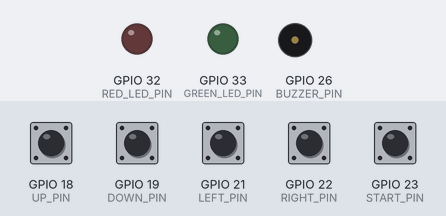
Bench run of a sketch on a simulated ESP32. On the bench: output pins drawn as LEDs (lit = HIGH), buzzer (waves = sounding). Inputs (shaded band) come from the test bench; at power-on: GPIO 18 (UP_PIN), GPIO 19 (DOWN_PIN), GPIO 21 (LEFT_PIN), GPIO 22 (RIGHT_PIN), GPIO 23 (START_PIN) HIGH. WiFi joins after 1.5 s; servers stay silent unless stated; uploads are accepted with an empty reply; what the sketch prints to the serial monitor is not drawn.

Above: at 3.2 s.
3.3 s: GPIO 18 (UP_PIN) pulled LOW for 1 s
At 5.4 s:
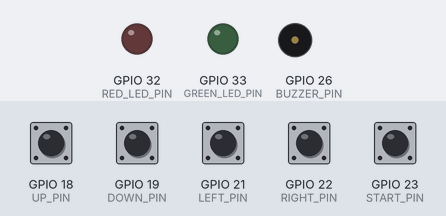
5.8 s: GPIO 23 (START_PIN) pulled LOW for 0.5 s
At 6.8 s:
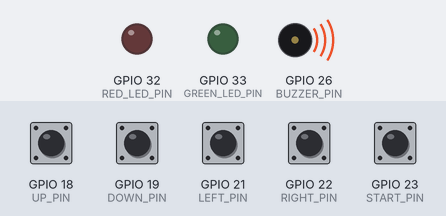
Timing chart, 0 to 8.8 s (numbered marks = the images above; inputs shaded):
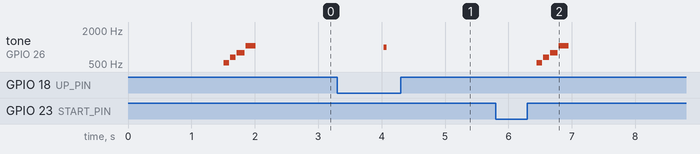

Measured:
- after the input at 3.3 s, tone on GPIO 26 (BUZZER_PIN): silent → 1000 Hz after 0.74 s, → silent 0.04 s later
- after the input at 5.8 s, tone on GPIO 26 (BUZZER_PIN): plays 523 Hz for 0.09 s, 659 Hz for 0.09 s, 784 Hz for 0.12 s, 1047 Hz for 0.16 s, starting after 0.65 s

The sketch:

esp32_snake.ino
```cpp
#include <WiFi.h>
#include <HTTPClient.h>

// Change these values to your Wi-Fi / hotspot details.
const char* WIFI_SSID = "CHENLESS";
const char* WIFI_PASSWORD = "tatlong8";
// Replace with your laptop's current IPv4 address.
const char* SERVER_BASE = "http://10.62.202.26:5000";

const int UP_PIN=18, DOWN_PIN=19, LEFT_PIN=21, RIGHT_PIN=22;
const int START_PIN=23, BUZZER_PIN=26, RED_LED_PIN=32, GREEN_LED_PIN=33;
const unsigned long DEBOUNCE_MS = 10;
const unsigned long LED_POLL_MS = 120;
const unsigned long SOUND_POLL_MS = 150;

struct Button { int pin; const char* direction; bool previous; bool stable; unsigned long changedAt; };
Button buttons[]={{UP_PIN,"UP",HIGH,HIGH,0},{DOWN_PIN,"DOWN",HIGH,HIGH,0},{LEFT_PIN,"LEFT",HIGH,HIGH,0},{RIGHT_PIN,"RIGHT",HIGH,HIGH,0}};
bool startPrevious=HIGH,startStable=HIGH;
unsigned long startChangedAt=0,lastLedPoll=0,lastSoundPoll=0;
String gameState="READY";
String makeUrl(const char* path){return String(SERVER_BASE)+path;}

void toneWait(int hz,int ms){tone(BUZZER_PIN,hz,ms);delay(ms+15);noTone(BUZZER_PIN);}
void startMelody(){toneWait(523,90);toneWait(659,90);toneWait(784,120);toneWait(1047,160);}
void buttonBeep(){tone(BUZZER_PIN,1000,40);}
void foodSound(){toneWait(880,60);toneWait(1175,80);}
void coinSound(){toneWait(988,65);toneWait(1319,65);toneWait(1568,110);}
void deathSound(){toneWait(500,130);toneWait(380,140);toneWait(260,220);}
void powerupSound(){toneWait(784,60);toneWait(988,60);toneWait(1175,100);}

void postJson(const char* path,const String& body){
  if(WiFi.status()!=WL_CONNECTED)return;
  HTTPClient http;
  http.setTimeout(350);
  http.setReuse(true);
  http.begin(makeUrl(path));
  http.addHeader("Content-Type","application/json");
  int code=http.POST(body);
  Serial.printf("POST %s -> HTTP %d\n",path,code);
  http.end();
}
void sendDirection(const char* d){
  tone(BUZZER_PIN, 1000, 40);
  postJson("/direction", String("{\"direction\":\"") + d + "\"}");
}
void sendStart(){
  postJson("/start","{}");
  startMelody();
}

void checkButton(Button &b){
  bool reading=digitalRead(b.pin);
  if(reading!=b.previous){b.changedAt=millis();b.previous=reading;}
  if(millis()-b.changedAt>=DEBOUNCE_MS&&reading!=b.stable){b.stable=reading;if(b.stable==LOW)sendDirection(b.direction);}
}
void checkStart(){
  bool reading=digitalRead(START_PIN);
  if(reading!=startPrevious){startChangedAt=millis();startPrevious=reading;}
  if(millis()-startChangedAt>=DEBOUNCE_MS&&reading!=startStable){startStable=reading;if(startStable==LOW)sendStart();}
}
void pollLeds(){
  if(WiFi.status()!=WL_CONNECTED)return;
  HTTPClient http;
  http.setTimeout(350);
  http.setReuse(true);
  http.begin(makeUrl("/led-status"));
  int code=http.GET();
  if(code==HTTP_CODE_OK){
    String s=http.getString();
    if(s.indexOf("PLAYING")>=0)gameState="PLAYING";
    else if(s.indexOf("GAME_OVER")>=0)gameState="GAME_OVER";
    else gameState="READY";
  }
  http.end();
  if(gameState=="PLAYING"){digitalWrite(GREEN_LED_PIN,HIGH);digitalWrite(RED_LED_PIN,LOW);}
  else if(gameState=="GAME_OVER"){digitalWrite(GREEN_LED_PIN,LOW);digitalWrite(RED_LED_PIN,(millis()/300)%2);}
  else{digitalWrite(GREEN_LED_PIN,LOW);digitalWrite(RED_LED_PIN,LOW);}
}
void pollSounds(){
  if(WiFi.status()!=WL_CONNECTED)return;
  HTTPClient http;
  http.setTimeout(350);
  http.setReuse(true);
  http.begin(makeUrl("/sound-next"));
  int code=http.GET();
  if(code==HTTP_CODE_OK){
    String event=http.getString();
    event.trim();
    if(event=="start")startMelody();
    else if(event=="button")buttonBeep();
    else if(event=="food")foodSound();
    else if(event=="coin")coinSound();
    else if(event=="death")deathSound();
    else if(event=="powerup")powerupSound();
  }
  http.end();
}
void setup(){
  Serial.begin(115200);
  for(Button &b:buttons)pinMode(b.pin,INPUT_PULLUP);
  pinMode(START_PIN,INPUT_PULLUP);pinMode(BUZZER_PIN,OUTPUT);pinMode(RED_LED_PIN,OUTPUT);pinMode(GREEN_LED_PIN,OUTPUT);
  digitalWrite(RED_LED_PIN,LOW);digitalWrite(GREEN_LED_PIN,LOW);noTone(BUZZER_PIN);
  WiFi.mode(WIFI_STA);
  WiFi.setSleep(false);
  WiFi.begin(WIFI_SSID,WIFI_PASSWORD);
  Serial.print("Connecting to Wi-Fi");
  while(WiFi.status()!=WL_CONNECTED){delay(250);Serial.print(".");}
  Serial.println();Serial.print("ESP32 IP: ");Serial.println(WiFi.localIP());Serial.print("Flask server: ");Serial.println(SERVER_BASE);
  Serial.println("Controller ready. Each button goes between GPIO and GND.");
  startMelody();
}
void loop(){
  if(WiFi.status()!=WL_CONNECTED){WiFi.reconnect();delay(200);return;}
  for(Button &b:buttons)checkButton(b);
  checkStart();
  if(millis()-lastLedPoll>=LED_POLL_MS){lastLedPoll=millis();pollLeds();}
  if(millis()-lastSoundPoll>=SOUND_POLL_MS){lastSoundPoll=millis();pollSounds();}
  delay(1);
}
```
